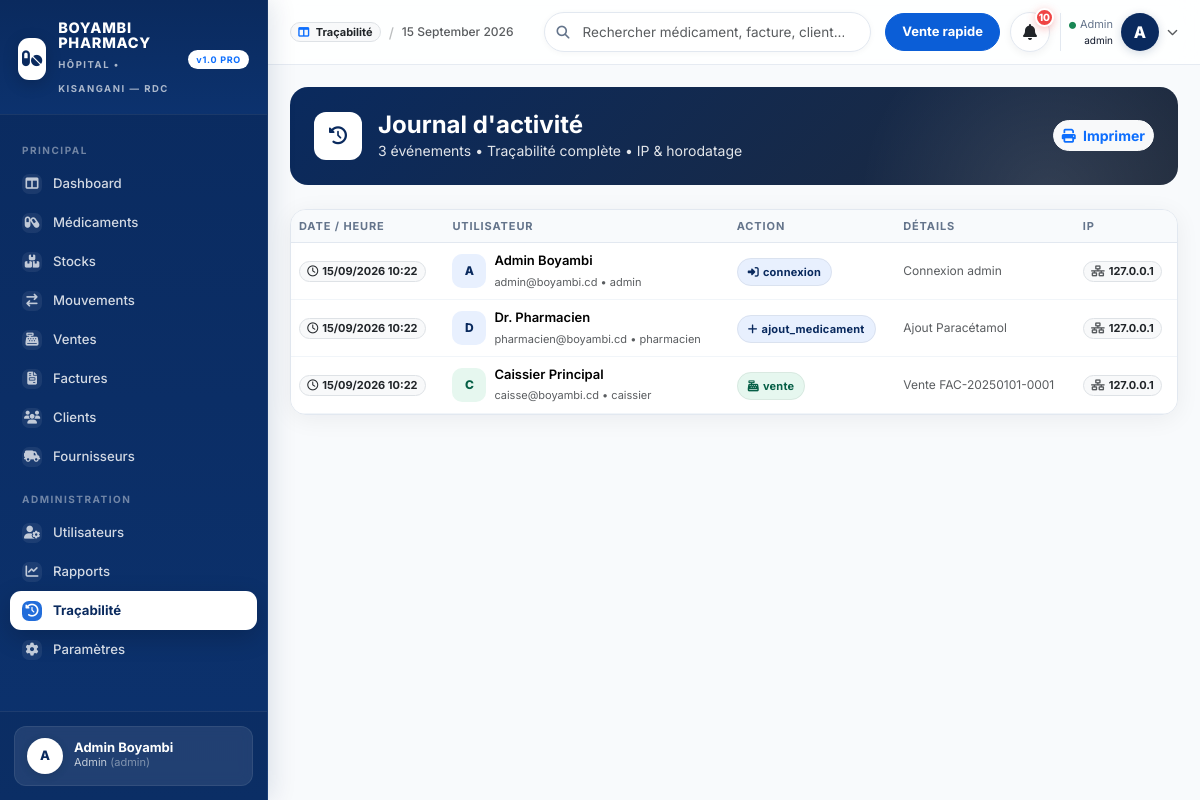
Page /logs.php (signed in) on the committed database.
### tables this page shows
CREATE TABLE users (
  id INT AUTO_INCREMENT PRIMARY KEY,
  name VARCHAR(120) NOT NULL,
  email VARCHAR(150) NOT NULL UNIQUE,
  password VARCHAR(255) NOT NULL,
  role ENUM('admin','pharmacien','caissier','gestionnaire_stock') NOT NULL DEFAULT 'pharmacien',
  avatar VARCHAR(255) NULL,
  is_active TINYINT(1) DEFAULT 1,
  created_at TIMESTAMP DEFAULT CURRENT_TIMESTAMP,
  updated_at TIMESTAMP DEFAULT CURRENT_TIMESTAMP ON UPDATE CURRENT_TIMESTAMP
);

CREATE TABLE activity_logs (
  id INT AUTO_INCREMENT PRIMARY KEY,
  user_id INT NULL,
  action VARCHAR(100) NOT NULL,
  details TEXT NULL,
  ip_address VARCHAR(45) NULL,
  created_at TIMESTAMP DEFAULT CURRENT_TIMESTAMP,
  FOREIGN KEY (user_id) REFERENCES users(id) ON DELETE SET NULL,
  INDEX idx_log_date (created_at)
);

### config/config.php (called while the page is built, shortened)
<?php
function e($str){ return htmlspecialchars($str ?? '', ENT_QUOTES, 'UTF-8'); }
function currentRole(): string { return $_SESSION['user']['role'] ?? ''; }
function roleLabel(string $role): string { return ROLE_LABELS[$role] ?? ucfirst($role); }
function allowedRolesForPage(string $page): array { return PAGE_PERMISSIONS[basename($page)] ?? []; }
function canAccessPage(string $page, ?string $role=null): bool {
    $role = $role ?? currentRole();
    $allowed = allowedRolesForPage($page);
    return in_array($role, $allowed);
}
function getAlerts($pdo){
    $alerts=[];
    $stmt=$pdo->query("SELECT id, name, code, expiry_date FROM medicines WHERE expiry_date < CURDATE() AND status!='archived' LIMIT 5");
    foreach($stmt->fetchAll() as $r){ $alerts[]=['type'=>'danger','icon'=>'fa-triangle-exclamation','msg'=> e($r['name'])." (".e($r['code']).") : produit expiré le ".e($r['expiry_date']),"link"=>"medicines.php?filter=expired"]; }
    $stmt=$pdo->query("SELECT id,name,code,expiry_date,DATEDIFF(expiry_date,CURDATE()) as d FROM medicines WHERE expiry_date BETWEEN CURDATE() AND DATE_ADD(CURDATE(), INTERVAL 30 DAY) LIMIT 5");
    foreach($stmt->fetchAll() as $r){ $alerts[]=['type'=>'warning','icon'=>'fa-hourglass-half','msg'=> e($r['name'])." : expire dans {$r['d']} jours ({$r['expiry_date']})","link"=>"medicines.php?filter=expiring"]; }
    $stmt=$pdo->query("SELECT name,code,quantity,alert_threshold FROM medicines WHERE quantity <= alert_threshold AND quantity>0 LIMIT 5");
    foreach($stmt->fetchAll() as $r){ $alerts[]=['type'=>'warning','icon'=>'fa-box-open','msg'=> e($r['name'])." : stock faible — {$r['quantity']} unités restantes","link"=>"stocks.php?filter=low"]; }
    $stmt=$pdo->query("SELECT name,code FROM medicines WHERE quantity<=0 LIMIT 5");
    foreach($stmt->fetchAll() as $r){ $alerts[]=['type'=>'danger','icon'=>'fa-ban','msg'=> e($r['name'])." : rupture de stock","link"=>"stocks.php?filter=out"]; }
    return $alerts;
}

### logs.php (the view, shortened to what this page needs)
<?php
require_once __DIR__.'/config/database.php';
require_once __DIR__.'/includes/partials/layout.php';
$logs=$pdo->query("SELECT l.*, u.name as user_name, u.email, u.role FROM activity_logs l LEFT JOIN users u ON u.id=l.user_id ORDER BY l.created_at DESC LIMIT 200")->fetchAll();
layout_header('Traçabilité');
?>
<div class="log-hero p-4 mb-4">
  <div class="d-flex flex-wrap justify-content-between gap-3 align-items-center" style="position:relative; z-index:1">
    <div class="d-flex gap-3 align-items-center">
      <div style="width:48px;height:48px;background:#fff;color:#0a2a5e;border-radius:12px;display:grid;place-items:center;font-size:18px"><i class="fa-solid fa-clock-rotate-left"></i></div>
      <div>
        <h4 class="fw-bold mb-0">Journal d'activité</h4>
        <div class="small" style="opacity:.88"><?= count($logs) ?> événements • Traçabilité complète • IP & horodatage</div>
      </div>
    </div>
    <button onclick="window.print()" class="btn btn-light text-primary btn-sm fw-bold" style="border-radius:999px"><i class="fa-solid fa-print me-1"></i> Imprimer</button>
  </div>
</div>
<div class="card" style="border-radius:16px; overflow:hidden">
  <div class="table-responsive"><table class="table table-hover mb-0">
    <thead><tr><th>Date / Heure</th><th>Utilisateur</th><th>Action</th><th>Détails</th><th>IP</th></tr></thead>
    <tbody>
      <?php foreach($logs as $l):
        $icon = match($l['action']){
          'connexion'=>'fa-right-to-bracket', 'deconnexion'=>'fa-right-from-bracket', 'vente'=>'fa-cash-register', 'ajout_medicament'=>'fa-plus', 'modification_medicament'=>'fa-pen', 'suppression_medicament'=>'fa-trash', 'mouvement_stock'=>'fa-arrow-right-arrow-left', default=>'fa-circle-info'
        };
        $bg = str_contains($l['action'],'vente')?'#e6f7ef':(str_contains($l['action'],'suppression')?'#fee2e2':'#e8f0fe');
        $col = str_contains($l['action'],'vente')?'#065f46':(str_contains($l['action'],'suppression')?'#991b1b':'#0a2a5e');
      ?>
      <tr>
        <td class="small"><span class="badge bg-light border text-dark" style="font-size:11px; border-radius:999px"><i class="fa-regular fa-clock me-1"></i><?= date('d/m/Y H:i', strtotime($l['created_at'])) ?></span></td>
        <td><div class="d-flex gap-2 align-items-center"><div style="width:34px;height:34px;border-radius:10px;background:<?= $bg ?>;color:<?= $col ?>;display:grid;place-items:center; font-weight:800; font-size:12px"><?= strtoupper(substr($l['user_name'] ?? 'S',0,1)) ?></div><div><div class="fw-semibold" style="font-size:13px"><?= e($l['user_name'] ?? 'Système') ?></div><small class="text-muted" style="font-size:11px"><?= e($l['email'] ?? '—') ?> • <?= e($l['role'] ?? '') ?></small></div></div></td>
        <td><span class="action-badge" style="background:<?= $bg ?>; color:<?= $col ?>"><i class="fa-solid <?= $icon ?> me-1"></i><?= e($l['action']) ?></span></td>
        <td class="small text-muted" style="max-width:320px; white-space:normal; font-size:12px"><?= e($l['details']) ?></td>
        <td><span class="badge bg-light border text-dark" style="font-size:11px; border-radius:999px"><i class="fa-solid fa-network-wired me-1 text-muted"></i><?= e($l['ip_address']) ?></span></td>
      </tr>
      <?php endforeach; ?>
    </tbody>
  </table></div>
</div>
<?php layout_footer(); ?>

### includes/partials/layout.php (shortened to what this page needs)
<?php
function layout_header($title='Dashboard', $extraHead=''){
  $user = $_SESSION['user'] ?? null;
  $alerts = [];
  if(isset($GLOBALS['pdo'])) $alerts = getAlerts($GLOBALS['pdo']);
  $alertCount = count($alerts);
  $current = basename($_SERVER['PHP_SELF']);
  $role = $user['role'] ?? '';
  $can = function($page) use ($role){
    return canAccessPage($page, $role);
  };
?>
<!doctype html>
<html lang="fr">
<head>
<link href="https://cdn.jsdelivr.net/npm/bootstrap@5.3.3/dist/css/bootstrap.min.css" rel="stylesheet">
<link href="https://cdnjs.cloudflare.com/ajax/libs/font-awesome/6.5.0/css/all.min.css" rel="stylesheet">
<link href="assets/css/style.css" rel="stylesheet">
</head>
<body>
<?php if($user){ ?>
<aside class="app-sidebar">
  <div class="sidebar-brand">
    <div class="logo-icon"><i class="fa-solid fa-pills"></i></div>
    <div>
      <h1>BOYAMBI<br>PHARMACY</h1>
      <small>HÔPITAL • KISANGANI — RDC</small>
    </div>
    <span class="ms-auto badge bg-white text-primary d-none d-xl-inline" style="border-radius:999px; font-size:9px; padding:5px 8px; letter-spacing:.08em">v1.0 PRO</span>
  </div>
  <nav class="sidebar-nav">
    <div class="nav-section">Principal</div>
    <a href="dashboard.php" class="<?= $current=='dashboard.php'?'active':'' ?>"><i class="fa-solid fa-table-columns"></i> Dashboard</a>
    <?php if($can('medicines.php')): ?><a href="medicines.php" class="<?= $current=='medicines.php'?'active':'' ?>"><i class="fa-solid fa-capsules"></i> Médicaments</a><?php endif; ?>
    <?php if($can('stocks.php')): ?><a href="stocks.php" class="<?= $current=='stocks.php'?'active':'' ?>"><i class="fa-solid fa-boxes-stacked"></i> Stocks</a><?php endif; ?>
    <?php if($can('movements.php')): ?><a href="movements.php" class="<?= $current=='movements.php'?'active':'' ?>"><i class="fa-solid fa-arrow-right-arrow-left"></i> Mouvements</a><?php endif; ?>
    <?php if($can('sales.php')): ?><a href="sales.php" class="<?= $current=='sales.php'?'active':'' ?>"><i class="fa-solid fa-cash-register"></i> Ventes</a><?php endif; ?>
    <?php if($can('invoices.php')): ?><a href="invoices.php" class="<?= $current=='invoices.php'?'active':'' ?>"><i class="fa-solid fa-file-invoice"></i> Factures</a><?php endif; ?>
    <?php if($can('customers.php')): ?><a href="customers.php" class="<?= $current=='customers.php'?'active':'' ?>"><i class="fa-solid fa-users"></i> Clients</a><?php endif; ?>
    <?php if($can('suppliers.php')): ?><a href="suppliers.php" class="<?= $current=='suppliers.php'?'active':'' ?>"><i class="fa-solid fa-truck-field"></i> Fournisseurs</a><?php endif; ?>
    <?php if($can('users.php') || $can('reports.php') || $can('logs.php')): ?><div class="nav-section">Administration</div><?php endif; ?>
    <?php if($can('users.php')): ?><a href="users.php" class="<?= $current=='users.php'?'active':'' ?>"><i class="fa-solid fa-user-gear"></i> Utilisateurs</a><?php endif; ?>
    <?php if($can('reports.php')): ?><a href="reports.php" class="<?= $current=='reports.php'?'active':'' ?>"><i class="fa-solid fa-chart-line"></i> Rapports</a><?php endif; ?>
    <?php if($can('logs.php')): ?><a href="logs.php" class="<?= $current=='logs.php'?'active':'' ?>"><i class="fa-solid fa-clock-rotate-left"></i> Traçabilité</a><?php endif; ?>
    <?php if($can('settings.php')): ?><a href="settings.php" class="<?= $current=='settings.php'?'active':'' ?>"><i class="fa-solid fa-gear"></i> Paramètres</a><?php endif; ?>
  </nav>
  <div class="sidebar-footer">
    <div class="user-mini">
      <div class="avatar"><?= strtoupper(substr($user['name'],0,1)) ?></div>
      <div>
        <div class="name"><?= e($user['name']) ?></div>
        <div class="role text-capitalize"><?= e(roleLabel($user['role'])) ?> <span style="opacity:.6; font-size:11px; text-transform:none">(<?= e($user['role']) ?>)</span></div>
      </div>
    </div>
  </div>
</aside>
<div class="app-main">
  <div class="app-topbar">
    <div class="d-none d-md-flex align-items-center gap-2 small text-muted" style="font-weight:500">
      <span class="badge bg-light border text-dark" style="border-radius:999px; font-size:11px"><i class="fa-solid fa-table-columns text-primary me-1"></i> <?= e($title) ?></span>
      <span class="d-none d-lg-inline" style="opacity:.4">/</span>
      <span class="d-none d-lg-inline" style="font-size:12px"><?= date('d F Y') ?></span>
    </div>
    <div class="search-wrap d-none d-md-block ms-3">
      <i class="fa-solid fa-magnifying-glass"></i>
      <input type="search" class="form-control" placeholder="Rechercher médicament, facture, client..." id="globalSearch" data-table-search="#mainTable">
    </div>
    <div class="top-actions">
      <?php if($can('sales.php')): ?><a href="sales.php" class="btn btn-primary d-none d-lg-inline-flex" style="border-radius:999px; padding:8px 16px; font-size:13px; font-weight:700">Vente rapide</a><?php endif; ?>
      <div class="dropdown">
        <button class="btn btn-icon" data-bs-toggle="dropdown" title="Notifications"><i class="fa-solid fa-bell"></i><?php if($alertCount): ?><span class="badge-dot"><?= $alertCount ?></span><?php endif; ?></button>
      </div>
      <div class="dropdown">
        <div class="d-flex align-items-center gap-2 ps-2" style="border-left:1px solid var(--gray-200); cursor:pointer" data-bs-toggle="dropdown">
          <div class="text-end d-none d-sm-block">
            <div style="font-size:11px; color:var(--gray-500)" class="text-capitalize"><i class="fa-solid fa-circle text-success me-1" style="font-size:7px"></i><?= e(roleLabel($user['role'])) ?></div>
           <div style="font-size:10px; color:var(--gray-400)" class="d-none d-sm-block"><?= e($user['role']) ?></div>
          </div>
          <div class="avatar" style="width:38px;height:38px; border-radius:50%; background:var(--blue-dark); color:#fff; display:grid; place-items:center; font-weight:800; box-shadow:0 2px 10px rgba(10,42,94,.18)"><?= strtoupper(substr($user['name'],0,1)) ?></div>
          <i class="fa-solid fa-chevron-down text-muted d-none d-sm-block" style="font-size:11px"></i>
        </div>
      </div>
    </div>
  </div>
  <div class="content-wrap">
<?php
  }
}
function layout_footer(){
  $user = $_SESSION['user'] ?? null;
  if($user){
    echo '</div></div>';
  }
?>
</body>
</html>
<?php } ?>

### logs.php (style rules this page uses)
.log-hero { background:linear-gradient(135deg,#0a2a5e 0%, #1e293b 100%); border-radius:18px; color:#fff; position:relative; overflow:hidden }
.log-hero::after { content:""; position:absolute; width:380px; height:380px; background:radial-gradient(circle, rgba(255,255,255,.1), transparent 70%); right:-60px; top:-80px }
.action-badge { padding:6px 10px; border-radius:999px; font-size:11px; font-weight:700; letter-spacing:.02em; border:1px solid rgba(0,0,0,.06) }

### rows in the picture
users: name "A", name "Admin Boyambi", role "Admin", role "admin"
activity_logs: created_at "15/09/2026 10:22", user.name "A", user.name "Admin Boyambi", user.email "admin@boyambi.cd", user.role "admin", action "connexion", details "Connexion admin", ip_address "127.0.0.1"
activity_logs: created_at "15/09/2026 10:22", user.name "D", user.name "Dr. Pharmacien", user.email "pharmacien@boyambi.cd", user.role "pharmacien", action "ajout_medicament", details "Ajout Paracétamol", ip_address "127.0.0.1"
activity_logs: created_at "15/09/2026 10:22", user.name "C", user.name "Caissier Principal", user.email "caisse@boyambi.cd", user.role "caissier", action "vente", details "Vente FAC-20250101-0001", ip_address "127.0.0.1"

### other values in the picture
$title "Traçabilité"
$alertCount "10"
count($logs) "3"
